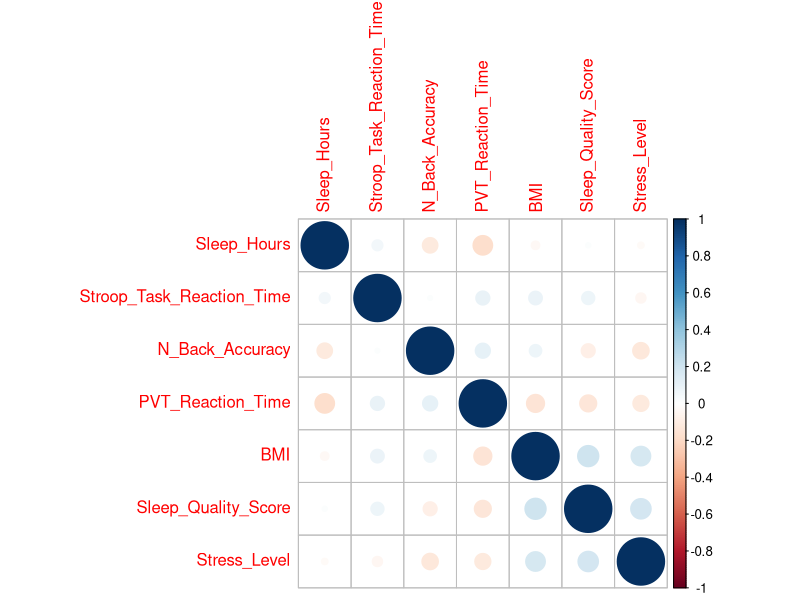

This chart was generated by the following R code:
## ---- chunk 1
sleep_data <- read.csv("sleep_deprivation_dataset_detailed.csv")
head(sleep_data)
## ---- chunk 2
#######################################################
##These functions are taken from DA6
#######################################################
remove_na <- function(df) { ## Automatize the removal of missing observations.
  n_obs <- nrow(df)
  missing <- rep(FALSE, n_obs)
  for (obs_ind in 1:n_obs) {
    obs <- df[obs_ind, ]
    n_missing <- sum(is.na(obs))
    if(n_missing > 0) {
      missing[obs_ind] <- TRUE
    }
  }
  df_red <- df[!missing, ]

  return(df_red)
}

#######################################################
#######################################################
to_factors <- function(df) { ## Turn all character variables to factors.
  n_vars <- ncol(df)
  for (var_ind in 1:n_vars) {
    var <- df[, var_ind]
    if (class(var) == "character") {
      df[, var_ind] <- factor(var)
    }
  }
  return(df)
}

## ---- chunk 3
sleep_df <- to_factors(remove_na(sleep_data))
head(sleep_df)
## ---- chunk 4
save(sleep_df, file = "sleep_df.RData")
## ---- chunk 5

#Visualize correlation between the numeric variables in our data set

install.packages("corrplot") 
library(corrplot)
numeric_var <- c( "Sleep_Hours", "Stroop_Task_Reaction_Time", "N_Back_Accuracy", "PVT_Reaction_Time" , "BMI", "Sleep_Quality_Score", "Stress_Level" )
cor_mat <- cor(sleep_df[, numeric_var])
corrplot(cor_mat)




